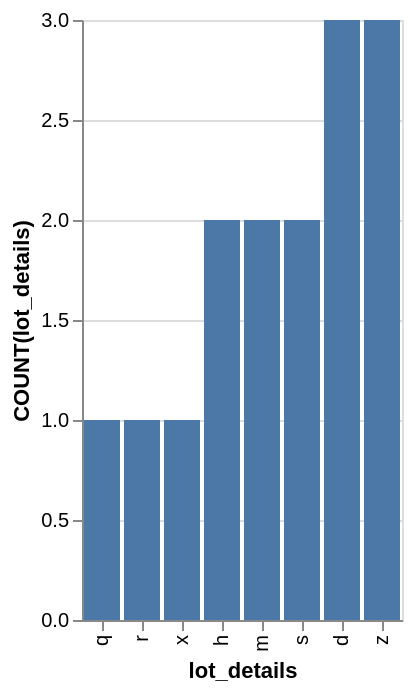

Describe this chart as a Vega-Lite specification.
### Vega-Lite specification from a JSON file in a GitHub repository (floating-point values rounded to 4 significant figures)
{"data": {"values": [{"x_data": "d", "y_data": 3}, {"x_data": "h", "y_data": 2}, {"x_data": "m", "y_data": 2}, {"x_data": "q", "y_data": 1}, {"x_data": "r", "y_data": 1}, {"x_data": "s", "y_data": 2}, {"x_data": "x", "y_data": 1}, {"x_data": "z", "y_data": 3}]}, "mark": "bar", "encoding": {"x": {"field": "x_data", "type": "nominal", "title": "lot_details", "sort": {"op": "sum", "field": "y_data", "order": "ascending"}}, "y": {"field": "y_data", "type": "quantitative", "title": "COUNT(lot_details)"}}}
